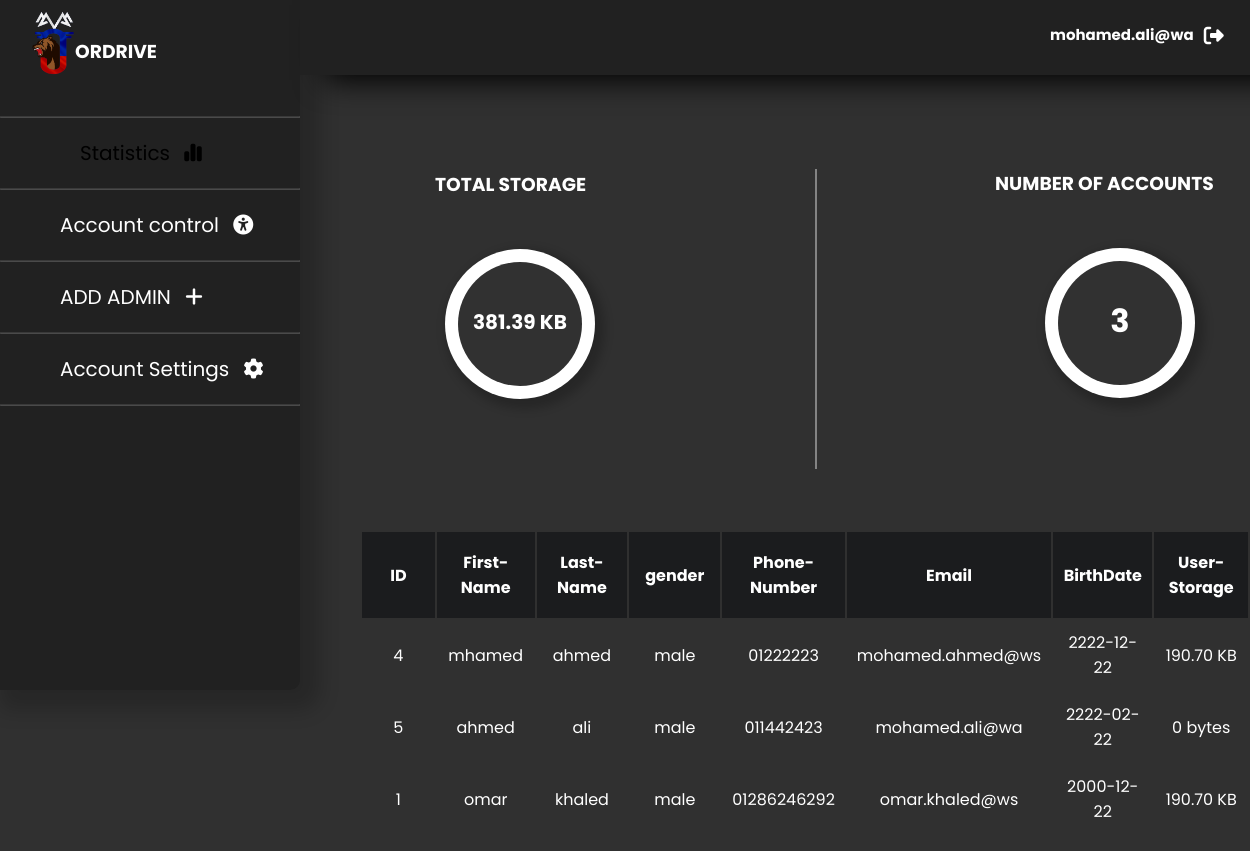
The app's page /admin/mainadmin.php (signed in) with its own data.
### tables this page shows
CREATE TABLE `accounts` (
  `id` int(11) NOT NULL,
  `fname` varchar(13) NOT NULL,
  `lname` varchar(13) NOT NULL,
  `gender` varchar(8) NOT NULL,
  `phonenum` varchar(15) NOT NULL,
  `email` varchar(20) NOT NULL,
  `password` varchar(255) NOT NULL,
  `birthdate` varchar(15) NOT NULL,
  `priority` int(11) NOT NULL DEFAULT 0,
  `folder path` varchar(50) NOT NULL
);

### admin/mainadmin.php (the view, shortened to what this page needs)
<?php
$connect= new mysqli ('localhost','root','','home server');
  $email=$_SESSION['email'];
  $qur="select * from accounts where email='$email'";
  $res=mysqli_query($connect,$qur);
  $row=mysqli_fetch_array($res);
?>
<!DOCTYPE html>
<html lang="en">
<head>
    <link rel="stylesheet" href="https://cdnjs.cloudflare.com/ajax/libs/font-awesome/6.1.2/css/all.min.css">
    <link rel="stylesheet" href="../style/mainbody.css">
</head>
<body>
    <header>
        <div class="nav"><?php echo '<h5>'.$_SESSION['email'].'</h5>'.'<a href="../logout.php"><i class="fa-solid fa-right-from-bracket" ></i></a>';?></div>
     </header>
  <div class="sidebar">
         <div class="imge"><img src="../img/russia logo.png" ></div>
            <h3>ORDRIVE</h3>
            <br>
            <br>
            <?php
            if($row['priority']==1){?>
            <hr>
            <div class="up1"><a href="">Statistics <i class="fa-solid fa-chart-simple "></i></a></div>
             <hr>
            <div class="up"><a href="editacc.php"> Account control  <i class="fa-solid fa-universal-access fa-bounce"></i></a></div>
            <hr>
            <div class="up"><a href="addadmin.php">ADD ADMIN <i class="fa-solid fa-plus fa-bounce"></i></a></div>
            <hr>
            <div class="up"><a href="#">Account Settings <i class="fa-solid fa-gear fa-bounce"></i></a></div>
            <hr>
            <?php
            }?>
    </div>
              <section class="main">
                <?php
                if($row['priority']==1){?>
              <div class="stat">
                <div class="bar1">
                    <h3>TOTAL STORAGE</h3>
          <div class="all">
   <div class="circle-wrap">
    <div class="circle">
      <div class="inside-circle"> <?php
                }
function formatSizeUnits($bytes)
{
    if ($bytes >= 1073741824) {
        $bytes = number_format($bytes / 1073741824, 2) . ' GB';
    } elseif ($bytes >= 1048576) {
        $bytes = number_format($bytes / 1048576, 2) . ' MB';
    } elseif ($bytes >= 1024) {
        $bytes = number_format($bytes / 1024, 2) . ' KB';
    } elseif ($bytes > 1) {
        $bytes = $bytes . ' bytes';
    } elseif ($bytes == 1) {
        $bytes = $bytes . ' byte';
    } else {
        $bytes = '0 bytes';
    }
    return $bytes;
}
$dir = '../uploads';
$size = calcFolderSize($dir);
echo '<p class="size">'.formatSizeUnits($size).'</p>';
function calcFolderSize($dir)
{
    $size = 0;
    foreach (glob(rtrim($dir, '/') . '/*', GLOB_NOSORT) as $each) {
        $size += is_file($each) ? filesize($each) : calcFolderSize($each);
    }
    return $size;
}
?> </div>
    </div>
  </div>
</div>
                </div>
                <div class="hr"></div>
<div class="bar2">
<h3>NUMBER OF ACCOUNTS</h3>
<div class="all">
  <div class="circle-wrap">
    <div class="circle">
      <div class="inside-circle">
        <?php
        $query="SELECT COUNT(*) AS total FROM accounts";
        $res=mysqli_query($connect,$query);
        $row=mysqli_fetch_assoc($res);
        $total=$row['total'];
        echo $total;
        ?>
         </div>
    </div>
  </div>
</div>
</div>
                </div>
                <br>
                <br>
                <br>
                <br>
                <br>
                <br>
                <div class="acco">
                  <table class="tab">
                  <?php
                  $sql="SELECT * FROM accounts ";
                  $result=mysqli_query($connect,$sql);
                  if($result){
                    if(mysqli_num_rows($result)>0){
                      echo'<thead>
                      <tr>
                      <th>ID</th>
                      <th>First-Name</th>
                      <th>Last-Name</th>
                      <th>gender</th>
                      <th>Phone-Number</th>
                      <th>Email</th>
                      <th>BirthDate</th>
                      <th>User-Storage</th>
                      </tr>
                      </thead>
                      ';
                      while($row=mysqli_fetch_assoc($result)){
$dir = '../uploads/'.$row['email'];
$size = calcFolderSize($dir);
                        echo'
                        <tbody>
                        <tr>
                        <td>'.$row['id'].'</td>
                        <td>'.$row['fname'].'</td>
                        <td>'.$row['lname'].'</td>
                        <td>'.$row['gender'].'</td>
                        <td>'.$row['phonenum'].'</td>
                        <td>'.$row['email'].'</td>
                        <td>'.$row['birthdate'].'</td>
                        <td>'.formatSizeUnits($size).'</td>
                        ';
                      }
                    }
                  }
                  ?>
                  </table>
                </div>
          </section>
</body>
</html>

### style/mainbody.css (style rules this page uses)
* { font-family: "Poppins", sans-serif; margin: 0; padding: 0; box-sizing: border-box; scroll-behavior: smooth; }
body { background-color: #303030; }
header { margin-top: -75px; background-color: #212121; margin-left: 300px; width: 80%; height: 75px; position: fixed; z-index: 1000; display: flex; justify-content: space-between; align-items: center; filter: drop-shadow(25px 5px 15px); }
.sidebar { position: fixed; z-index: 100001; display: inline-block; width: 300px; height: 690px; display: block; z-index: 2; padding-top: 300px; border-radius: 0px 0px 10px 0px; background-color: #212121; box-shadow: 10px 10px 20px 10px rgb(0, 0, 0, 20%); }
.sidebar .imge { width: 50px; margin-top: -290px; }
.sidebar h3 { margin-top: -50px; margin-left: 75px; color: white; }
.up, .up1 { margin-top: 20px; margin-bottom: 20px; }
.up a { text-decoration: none; font-size: 20px; color: white; margin-left: 80px; transition: 0.4s ease; }
.up i, .up1 i { font-size: 20px; padding-left: 9px; transition: 0.01s ease; }
.sidebar { margin-top: -75px; }
.sidebar hr { opacity: 20%; }
.up1 a { text-decoration: none; color: black; margin-left: 80px; font-size: 20px; transition: 0.4s ease; }
.main { margin-top: 75px; margin-left: 300px; padding-bottom: 315.5px; }
header h5 { color: white; margin-right: 30px; font-size: 15px; }
.nav a { margin-left: -20px; margin-top: 2px; }
.nav i { color: white; font-size: 20px; transition: 0.3s; }
.nav { height: 30px; margin-left: 75%; display: inline-flex; }
header { background-color: #212121; margin-left: 300px; width: 80%; height: 75px; position: fixed; z-index: 1000; display: flex; justify-content: space-between; align-items: center; filter: drop-shadow(25px 5px 15px); }
.up a { text-decoration: none; font-size: 20px; color: white; margin-left: 20%; transition: 0.4s ease; }
.up1 a { text-decoration: none; color: black; margin-left: 20%; font-size: 20px; transition: 0.4s ease; }

### admin/mainadmin.php (style rules this page uses)
header { margin-top: -75px; }
.sidebar { margin-top: -75px; }
.sidebar .imge img { width: 100px; }
header h5 { color: white; margin-right: 30px; font-size: 15px; }
.nav a { margin-left:-20px; margin-top: 2px; }
.nav i { color: white; font-size: 20px; transition: 0.3s; }
.nav { height: 30px; margin-left: 75%; display: inline-flex; }
.up a,.up1 a { text-decoration: none; font-size: 20px; color: white; margin-left: 20%; transition: 0.4s ease; }
.up1 a { text-decoration: none; color: black; margin-left: 80px; font-size: 20px; transition: 0.4s ease; }
.up , .up1 { margin-top: 20px; margin-bottom: 20px; }
.main { margin-top: 75px; margin-left: 300px; }
.all { display: flex; margin-right: 400px; margin-top: -50px; }
.circle-wrap { box-shadow: 5px 5px 10px 5px rgb(0, 0, 0, 20%); display: grid; grid-template-columns: repeat(1, 160px); grid-gap: 80px; margin-top: 100px; margin-left: 50px; width: 150px; height: 150px; background: #212121; border-radius: 50%; }
.circle-wrap .inside-circle { width: 124px; height: 124px; border-radius: 50%; background: #313131; line-height: 120px; text-align: center; margin-top: 13px; margin-left: 13px; color: white; position: absolute; z-index: 100; font-weight: 700; font-size: 2em; }
.stat { display: inline-block; padding-top: 10%; padding-left: 10%; }
.bar1 h3 { margin-right: 200px; color: white; padding-left: 40px; }
.bar2 h3 { width: 250px; color: white; }
.hr { border: solid 1px white; width: 2px; opacity: 40%; height: 300px; margin-left: 420px; margin-top: -230px; }
.bar2 { margin-left: 100%; margin-top: -300px; }
.size { font-size: 20px; }
.acco { padding-left: 60px; }
.tab { color: white; }
.tab td,.tab th { padding: 10px; width: 100px; text-align: center; }
.tab th { padding-top: 18px; padding-bottom: 18px; text-align: center; background-color: #1b1c1e; color: white; }

### records on screen
accounts: id "4", fname "mhamed", lname "ahmed", gender "male", phonenum "01222223", email "mohamed.ahmed@ws", birthdate "2222-12-22", email "190.70 KB"
accounts: id "5", fname "ahmed", lname "ali", gender "male", phonenum "011442423", email "mohamed.ali@wa", birthdate "2222-02-22", email "0 bytes"
accounts: id "1", fname "omar", lname "khaled", gender "male", phonenum "01286246292", email "omar.khaled@ws", birthdate "2000-12-22", email "190.70 KB"

### other values on screen
$_SESSION['email'] "mohamed.ali@wa"
formatSizeUnits($size) "381.39 KB"
$total "3"
